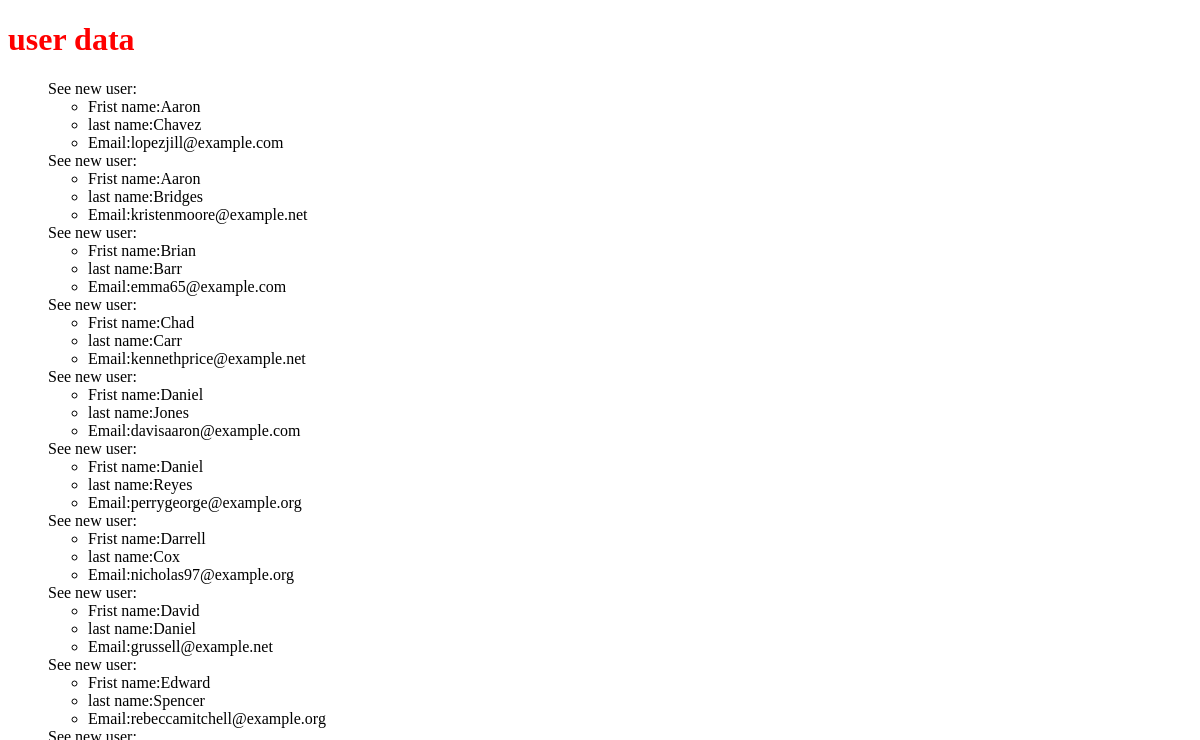
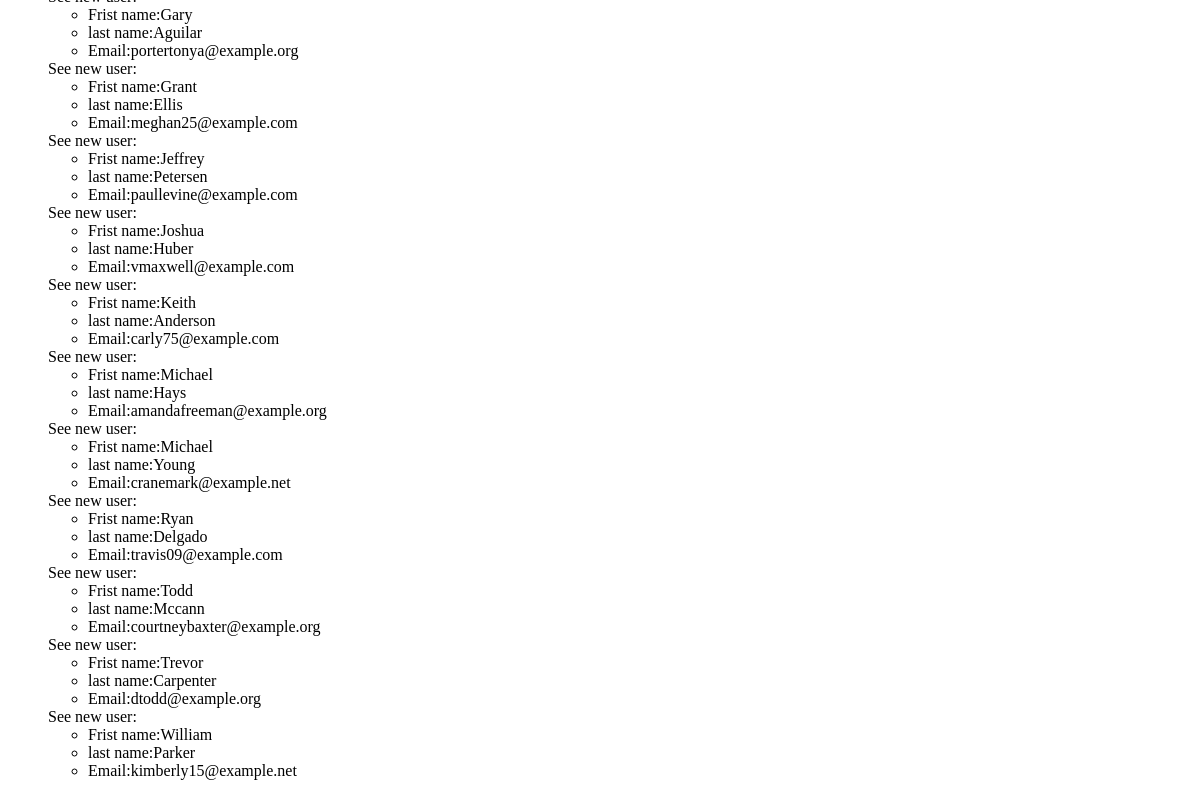
The page /userdata/ on the database as committed earlier (2 pictures, top to bottom).
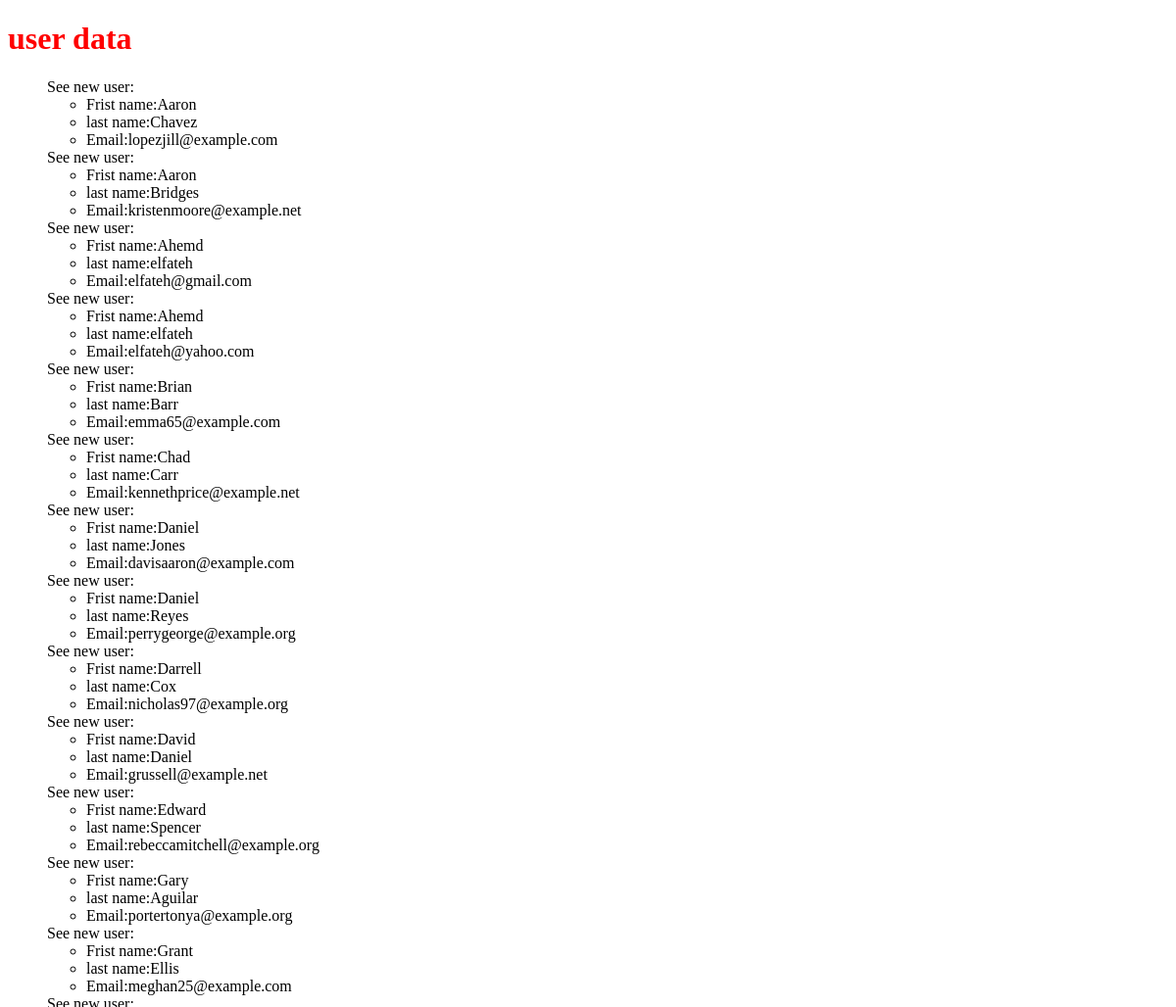
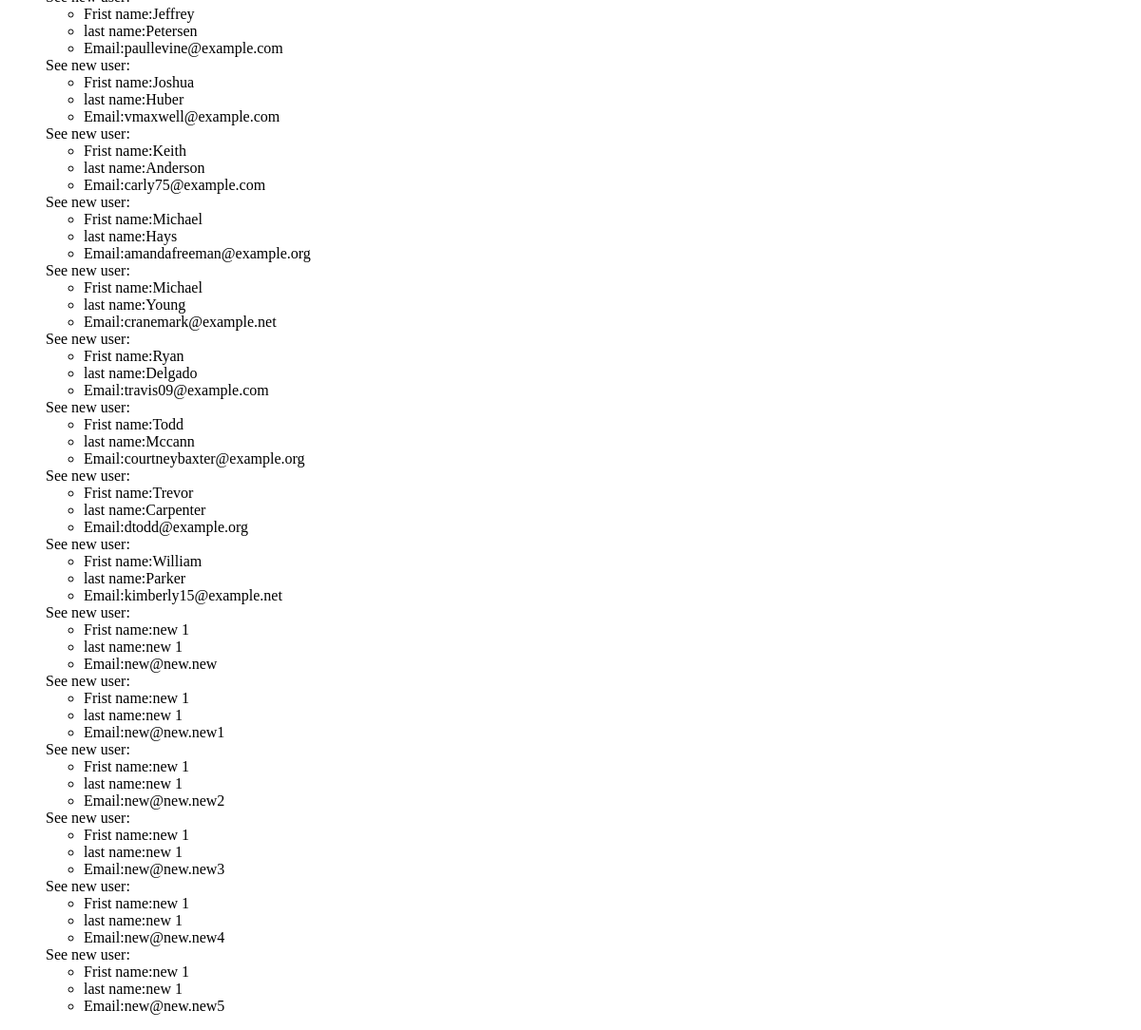
The same page on the database as committed later (2 pictures, top to bottom).
### frist_app/models.py (models this page shows, shortened)
class user(models.Model):
    frist_Name = models.CharField(max_length=20)
    last_Name = models.CharField(max_length=20)
    email = models.EmailField(max_length=50, unique=True)

### frist_app/views.py (the view)
# urls.py: url(r'^userdata/', views.userFunc, name="userdata"),
def userFunc(userdata):
    users_list = user.objects.order_by('frist_Name')
    users_dict = {'users_key': users_list}
    return render(userdata, "userdata.html", context=users_dict)

### templates/userdata.html (shortened to what this page needs)
<!DOCTYPE html>
{% load staticfiles %}
<html lang="en" dir="ltr">
 <head>
  <link rel="stylesheet" href= "{% static "css/color.css"%}">
 </head>
 <body>
  <h1>user data</h1>
  {% if users_key %}
  <ol>
   {% for person in users_key %}
   See new user:
   <ul>
    <li>Frist name:{{person.frist_Name}}</li>
    <li>last name:{{person.last_Name}}</li>
    <li>Email:{{person.email}}</li>
   </ul>
   {% endfor %}
  </ol>
  {% endif %}
 </body>
</html>

### static/CSS/color.css (style rules this page uses)
h1 { color: red; }

Rows that differ between the two databases and show on the page:
added user: frist_Name "Ahemd", last_Name "elfateh", email "elfateh@gmail.com"
added user: frist_Name "Ahemd", last_Name "elfateh", email "elfateh@yahoo.com"
added user: frist_Name "new 1", last_Name "new 1", email "new@new.new"
added user: frist_Name "new 1", last_Name "new 1", email "new@new.new1"
added user: frist_Name "new 1", last_Name "new 1", email "new@new.new2"
added user: frist_Name "new 1", last_Name "new 1", email "new@new.new3"
added user: frist_Name "new 1", last_Name "new 1", email "new@new.new4"
added user: frist_Name "new 1", last_Name "new 1", email "new@new.new5"
